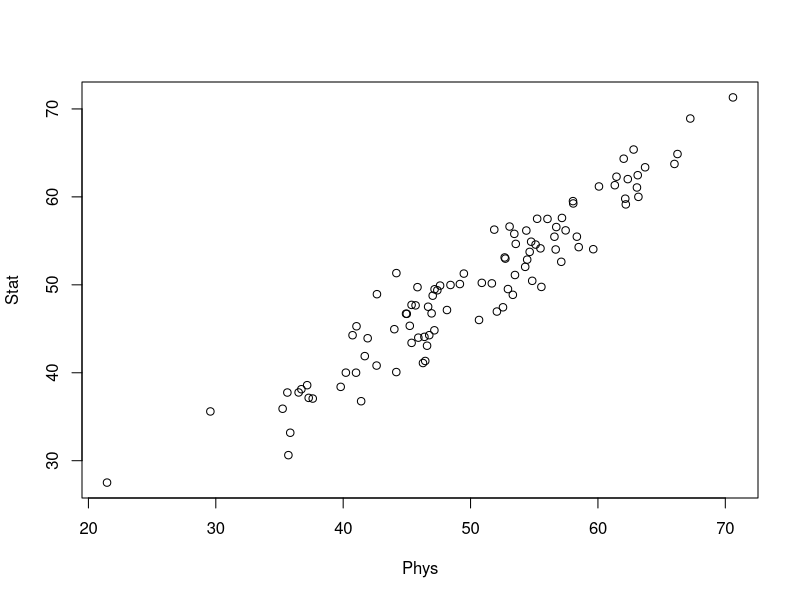
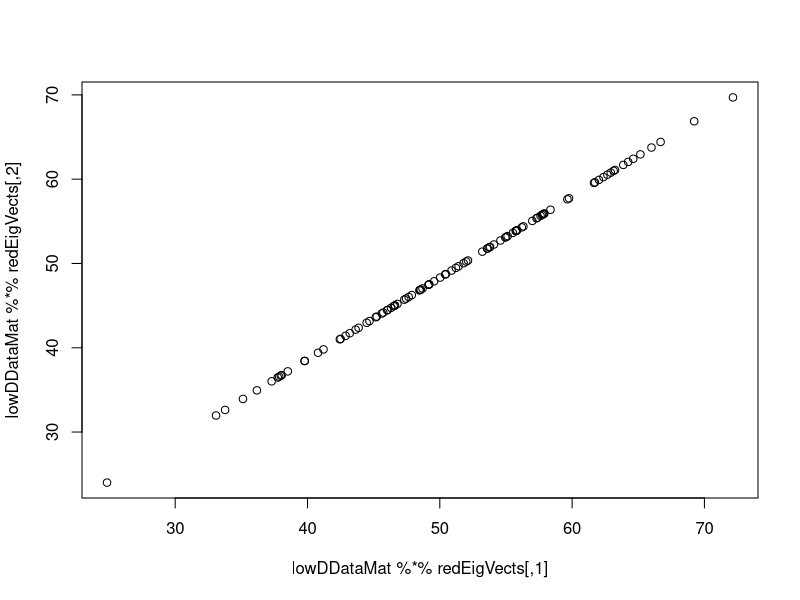

R code for these plots, in order:
#Using PCA to practice the dimensionality reduction.
dat = as.matrix(read.table("marks.dat",head=T));

dim(dat);
plot(dat);

covMat = cov(dat);

eig = eigen(covMat);

eigVals = eig$values;
eigVects = eig$vectors;

redEigVects = eigVects[,1];
lowDDataMat = dat %*% redEigVects;
dim(lowDDataMat);

plot(lowDDataMat%*%redEigVects);
